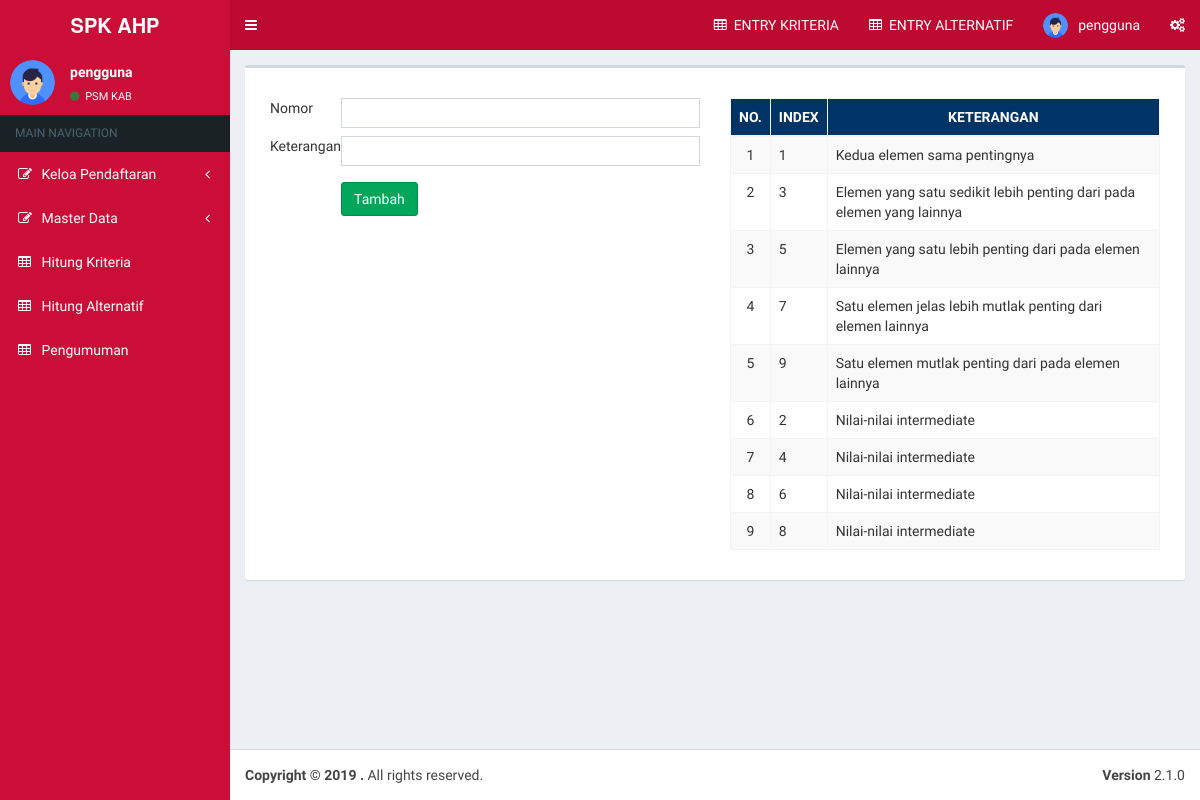
The app's page /dashboard.php?page=insert/intensitas (signed in) with its own data.
### tables this page shows
CREATE TABLE IF NOT EXISTS `tb_users` (
`user_id` int(11) NOT NULL,
  `fullname` varchar(25) NOT NULL,
  `username` varchar(12) NOT NULL,
  `password` varchar(12) NOT NULL
);

CREATE TABLE IF NOT EXISTS `tb_intensitas` (
`id_intensitas` int(11) NOT NULL,
  `no_intensitas` int(11) NOT NULL,
  `keterangan` varchar(255) NOT NULL
);

### Connections/koneksi.php (called while the page is built, shortened)
<?php
if (!function_exists("GetSQLValueString")) {
function GetSQLValueString($theValue, $theType, $theDefinedValue = "", $theNotDefinedValue = "")
{
  $theValue = get_magic_quotes_gpc() ? stripslashes($theValue) : $theValue;
  $theValue = function_exists("mysql_real_escape_string") ? mysql_real_escape_string($theValue) : mysql_escape_string($theValue);
  switch ($theType) {
    case "text":
      $theValue = ($theValue != "") ? "'" . $theValue . "'" : "NULL";
      break;
  }
  return $theValue;
}
}
?>

### insert/intensitas.php (the view, shortened to what this page needs)
<?php
$editFormAction = $_SERVER['PHP_SELF'];
if (isset($_SERVER['QUERY_STRING'])) {
  $editFormAction .= "?" . htmlentities($_SERVER['QUERY_STRING']);
}
$query_rs_intensitas = "SELECT * FROM tb_intensitas";
$rs_intensitas = mysql_query($query_rs_intensitas, $koneksi) or die(mysql_error());
$row_rs_intensitas = mysql_fetch_assoc($rs_intensitas);
?>
</head>
<body>
<div class="col-md-6">
<form action="<?php echo $editFormAction; ?>" method="post" name="form1" id="form1">
  <table width="100%" height="118">
    <tr valign="baseline">
      <td width="14%" align="left" valign="top" nowrap="nowrap">Nomor</td>
      <td width="86%"><input type="text" name="no_intensitas" class="form-control input-sm" value="" size="32" /></td>
    </tr>
    <tr valign="baseline">
      <td align="left" valign="top" nowrap="nowrap">Keterangan</td>
      <td><input type="text" name="keterangan" value="" class="form-control input-sm" size="32" /></td>
    </tr>
    <tr valign="baseline">
      <td align="left" valign="top" nowrap="nowrap">&nbsp;</td>
      <td valign="bottom"><input type="submit" value="Tambah" class="btn btn-success" /></td>
    </tr>
  </table>
</form>
</div>
<div class="col-md-6">
<table class="table table-striped table-hover table-bordered">
<thead>
  <tr align="center" valign="middle" bgcolor="#003366">
    <th><div align="center" class="style1">NO.</div></th>
    <th><div align="center" class="style1">INDEX</div></th>
    <th><div align="center" class="style1">KETERANGAN</div></th>
  </tr>
  </thead>
  <?php $no = 1; do { ?>
    <tr>
      <td align="center"><?php echo $no++; ?></td>
      <td><?php echo $row_rs_intensitas['no_intensitas']; ?></td>
      <td><?php echo $row_rs_intensitas['keterangan']; ?></td>
    </tr>
    <?php } while ($row_rs_intensitas = mysql_fetch_assoc($rs_intensitas)); ?>
</table>
</div>
</body>
</html>

### menu/nav.php (shortened to what this page needs)
    <a href="?page=home" class="logo">
      <span class="logo-lg"><b>SPK AHP</b></span>
    </a>
<nav class="navbar navbar-static-top">
      <a href="#" class="sidebar-toggle" data-toggle="push-menu" role="button">
      </a>
      <div class="navbar-custom-menu">
        <ul class="nav navbar-nav">
          <li class="dropdown notifications-menu">
            <a href="?page=insert/kriteria"><i class="fa fa-table"></i>&nbsp; <span class="blink_me">ENTRY KRITERIA </span>  </a>
          </li>
          <li class="dropdown messages-menu">
           <a href="?page=insert/alternatif"><i class="fa fa-table"></i>&nbsp; <span class="blink_me">ENTRY ALTERNATIF </span>  </a>
          </li>
          <li class="dropdown user user-menu">
            <a href="#" class="dropdown-toggle" data-toggle="dropdown">
            	<img src="assets/dist/img/logo.png" class="user-image" alt="User Image">
 				<span class="hidden-xs"> <?= $row_rs_users['fullname']; ?></span>
            </a>
          </li>
          <li>
            <a href="#" data-toggle="control-sidebar"><i class="fa fa-gears"></i></a>
          </li>
        </ul>
      </div>
    </nav>
 </header>

### menu/side.php (shortened to what this page needs)
<aside class="main-sidebar">
 <section class="sidebar">
      <div class="user-panel">
        <div class="pull-left image">
          <img src="assets/dist/img/logo.png" class="img-circle" alt="User Image">
        </div>
        <div class="pull-left info">
          <p><?= $row_rs_users['fullname']; ?></p>
          <a href="?page=config/kode&id=1"><i class="fa fa-circle text-success"></i> PSM KAB</a>
        </div>
      </div>
      <ul class="sidebar-menu" data-widget="tree">
        <li class="header">MAIN NAVIGATION</li>
        <li class="treeview">
          <a href="#">
            <i class="fa fa-edit"></i> <span>Keloa Pendaftaran</span>
            <span class="pull-right-container">
              <i class="fa fa-angle-left pull-right"></i>            </span>          </a>
        </li>
        <li class="treeview">
          <a href="#">
            <i class="fa fa-edit"></i> <span>Master Data</span>
            <span class="pull-right-container">
              <i class="fa fa-angle-left pull-right"></i>            </span>          </a>
        </li>
        <li><a href="?page=kriteria"><i class="fa fa-table"></i> <span>Hitung Kriteria</span></a> </li>
        <li><a href="?page=hitung_alternatif"><i class="fa fa-table"></i> <span>Hitung Alternatif</span></a> </li>
        <li><a href="?page=insert/pengumuman"><i class="fa fa-table"></i> <span>Pengumuman</span></a> </li>
      </ul>
    </section>
</aside>

### records on screen
tb_users: fullname "pengguna"
tb_intensitas: no_intensitas "1", keterangan "Kedua elemen sama pentingnya"
tb_intensitas: no_intensitas "3", keterangan "Elemen yang satu sedikit lebih penting dari pada elemen yang lainnya"
tb_intensitas: no_intensitas "5", keterangan "Elemen yang satu lebih penting dari pada elemen lainnya"
tb_intensitas: no_intensitas "7", keterangan "Satu elemen jelas lebih mutlak penting dari elemen lainnya"
tb_intensitas: no_intensitas "9", keterangan "Satu elemen mutlak penting dari pada elemen lainnya"
tb_intensitas: no_intensitas "2", keterangan "Nilai-nilai intermediate"
tb_intensitas: no_intensitas "4", keterangan "Nilai-nilai intermediate"
tb_intensitas: no_intensitas "6", keterangan "Nilai-nilai intermediate"
tb_intensitas: no_intensitas "8", keterangan "Nilai-nilai intermediate"
